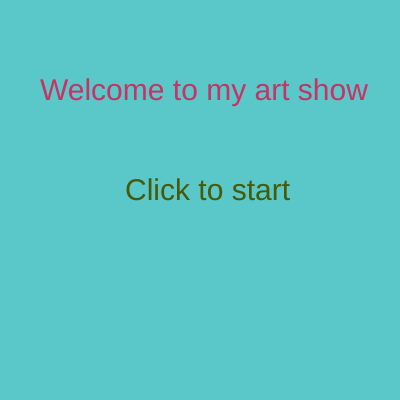
Frame 1 (no input)
Frame 60 (no input): identical to frame 1, image omitted
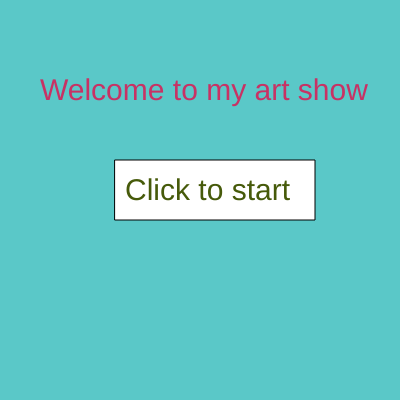
Frame 120 (the mouse pressed at the canvas centre since frame 60)

The p5.js sketch that drew these frames (run headless with seeded random() and noise() and a simulated clock; from frame 60 on, the mouse is pressed at the canvas centre):

// p5.js sketch
// ── sketch.js
var scenes = 0
var blobSize = 100 //variable for the value in the condition statement of the loops, so that I don't have to change every single one when I decide I want more or less shapes on the screen
var snakes = [];
var ladders = []; //arrays named after the game since these are the animation basics for something like that (upward and downward moving shapes


function setup() {
  createCanvas(400, 400);
  for (var i = 0; i < blobSize; i++) {
    snakes[i] = new generalMover(400/5, 400/5, 4, "rect"); //3rd parameter tells program: this.x and this.y = random(-5,9)
    ladders[i] = new generalMover(350, 350, -1, "ellipse");
    //3rd parameter tells program: this.x and this.y = random(-5,4)
    
    // if you want to see some bugs, comment line 11 and uncomment the below line instead
    // ladders[i] = new generalMover(350, 350, -1, "elipse");
  }
}

function draw() {
  mouseClicked = function() {
    scenes++;
  }

  if (scenes === 0) {
    background(90, 200, 200);
    textSize(30);
    fill(200, 50, 100);
    text("Welcome to my art show", 40, 100);

    if (mouseX > 115 && mouseX < 315 && mouseY > 160 && mouseY < 220) {
      fill(255, 255, 255);
      rect(115, 160, 200, 60);
    }
    fill(70, 90, 10);
    text("Click to start", 125, 200);
  } else if (scenes === 1) {
    background(210, 50, 80);

    for (var i = 0; i < blobSize; i++) { 
      snakes[i].update();
      snakes[i].show();
    }

    fill(255, 200, 10);
    rect(mouseX, mouseY, 15, 15);
  } else if (scenes === 2) {
    background(190, 200, 4);

    for (var j = 0; j < blobSize; j++) { 
      ladders[j].update();
      ladders[j].show();  //to call everything in the ladders array I had to change i to j since i had already been used for the snakes array
    }
  } else if (scenes === 3) {
    background(90, 30, 255);
    textSize(30);
    fill(255, 255, 255);
    text("Hope you liked it!", 90, 200);
  }


}

// ── generalmover.js
var generalMover = function(startx, starty,moveBias,shape) {
  this.x = startx;
  this.y = starty;
  this.moveBias = moveBias;
  this.shape = shape;
}

generalMover.prototype.update = function() {
  this.x += random(-5,5+this.moveBias)
  this.y += random(-5,5+this.moveBias)
  this.r = random(100, 255);
  this.g = random(0, 50);
  this.b = random(50, 125);
};

generalMover.prototype.show = function() {
  noStroke();
  fill(this.r, this.g, this.b);
  if (this.shape === "rect") {
    rect(this.x, this.y, 15, 15);
  }
  else if (this.shape === "ellipse") {
    ellipse(this.x, this.y, 30, 30);
  }
  else {
    ellipse(this.x, this.y, 5,15);
    rotate(PI/5)
  }
};
